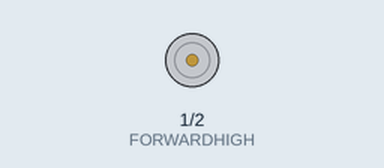
Simulated run of this sketch. Board: Arduino Uno, built with avr-gcc and run on an emulated ATmega328P. Shown: motor-driver pin pairs drawn as motors (green arrow = first pin HIGH = forward, orange = second pin HIGH = backward, longer = more drive).

Above: at 1.6 s.
At 6.25 s:
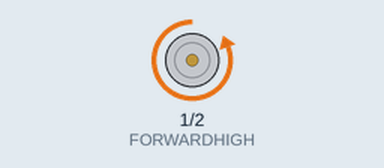
Timing chart, 0 to 7.1 s (numbered marks = the images above):
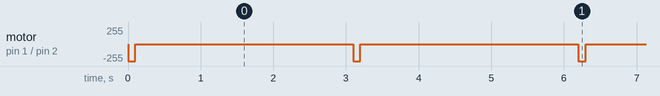

The sketch:

CorrectionCode.ino
```cpp
#define FORWARDHIGH 1
#define REVERSEHIGH 2
#define SWITCH 3
#define INTERRUPT 4

bool hasArmMoved = false;
void setup() {
  // put your setup code here, to run once:
  pinMode(FORWARDHIGH, OUTPUT);
  pinMode(REVERSEHIGH, OUTPUT);
  pinMode(INTERRUPT, INPUT);
  pinMode(SWITCH, INPUT);
  digitalWrite(SWITCH, HIGH);
//
//  Serial.begin(9600);
//  while(!Serial);
//  Serial.println("Code started");

}

void loop() {
  // put your main code here, to run repeatedly:


  armReverse(100);


  delay(3000); // keep trinket from resetting

}

void armForward(int delayTime){
  digitalWrite(FORWARDHIGH, HIGH);
  digitalWrite(REVERSEHIGH, LOW);
  delay(delayTime);
  digitalWrite(FORWARDHIGH, LOW);
//  digitalWrite(REVERSEHIGH, LOW);
}

void armReverse(int delayTime){
  digitalWrite(FORWARDHIGH, LOW);
  digitalWrite(REVERSEHIGH, HIGH);
  delay(delayTime);
//  digitalWrite(FORWARDHIGH, LOW);
  digitalWrite(REVERSEHIGH, LOW);
}
```

Measured:
- by itself, motor on pin 1 (FORWARDHIGH) / pin 2 (REVERSEHIGH): alternates backward 255/255 for 0.10 s and stopped for 3.0 s
